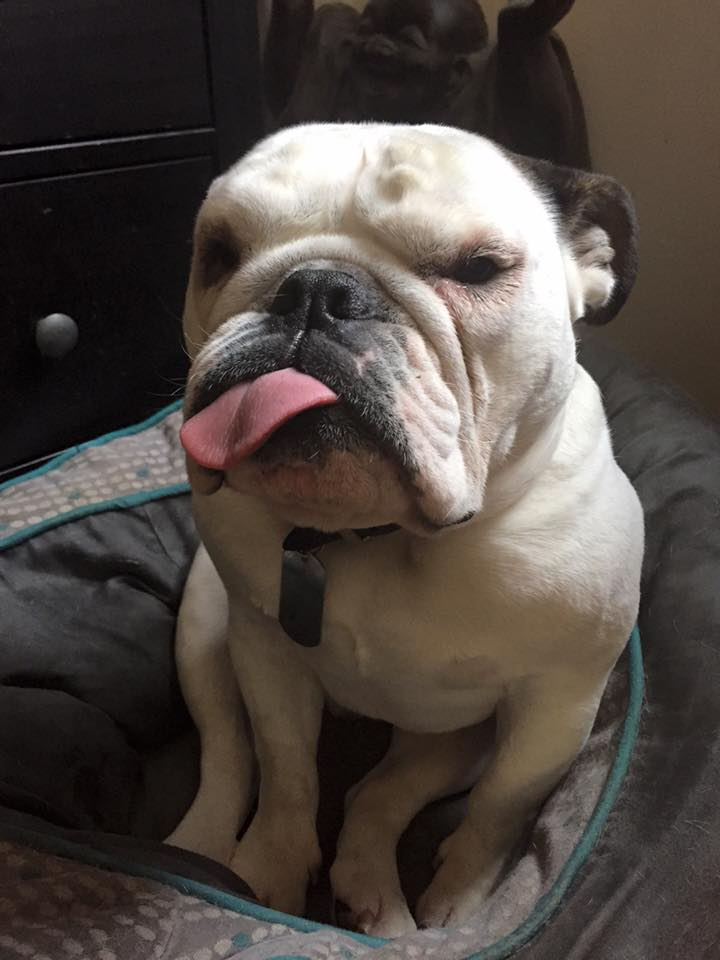
#> input picture flubba1.jpg, 720 x 960 px
$ python test.py
#> lines starting #> are read from the running program, lines starting #| are printed output that depends on the picture
import cv2 as cv

IMG = cv.imread('flubba1.jpg')
#> IMG is the input picture: shape (960, 720, 3); mean B, G, R 67.1, 72.5, 80.6

# do something to the image
# img[:,:,0] = 0

# save the image
SIZE = 500
REFLECTION = cv.copyMakeBorder(IMG, SIZE, SIZE, SIZE, SIZE, cv.BORDER_REFLECT_101)
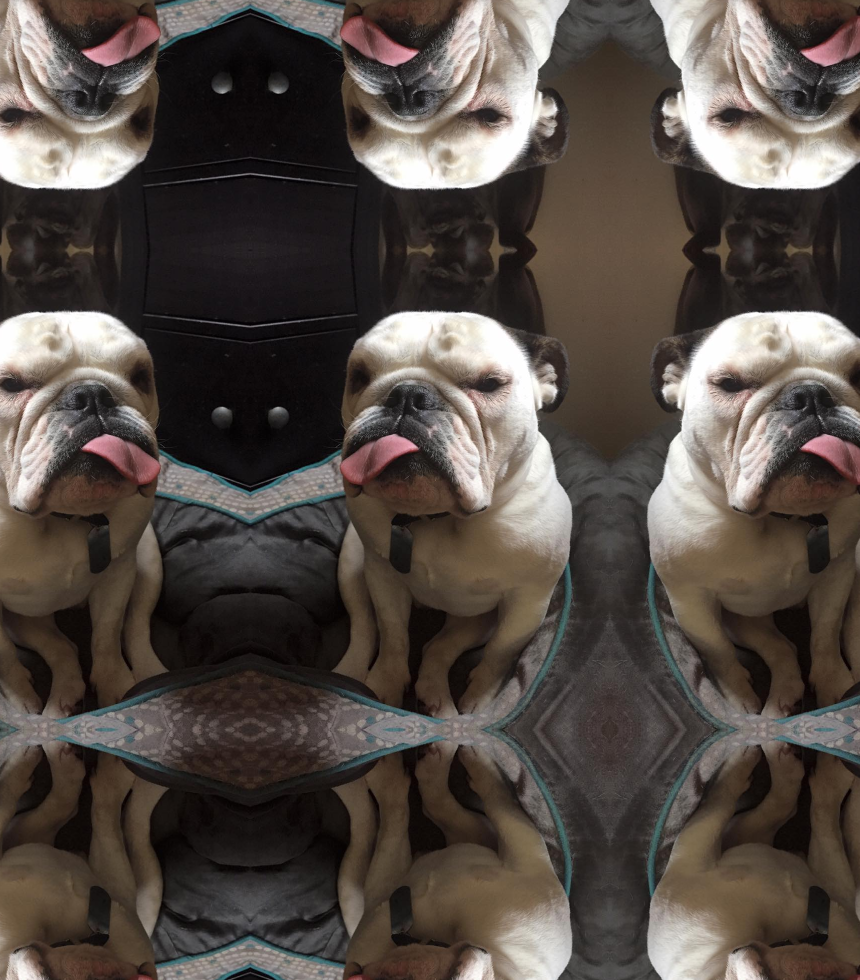
#> REFLECTION: shape (1960, 1720, 3) (shown at 1/2 size); mean B, G, R 69.3, 75.1, 83.8
cv.imwrite('flubba.out.jpg', REFLECTION)

$ run again, with flubba2.jpg copied over flubba1.jpg
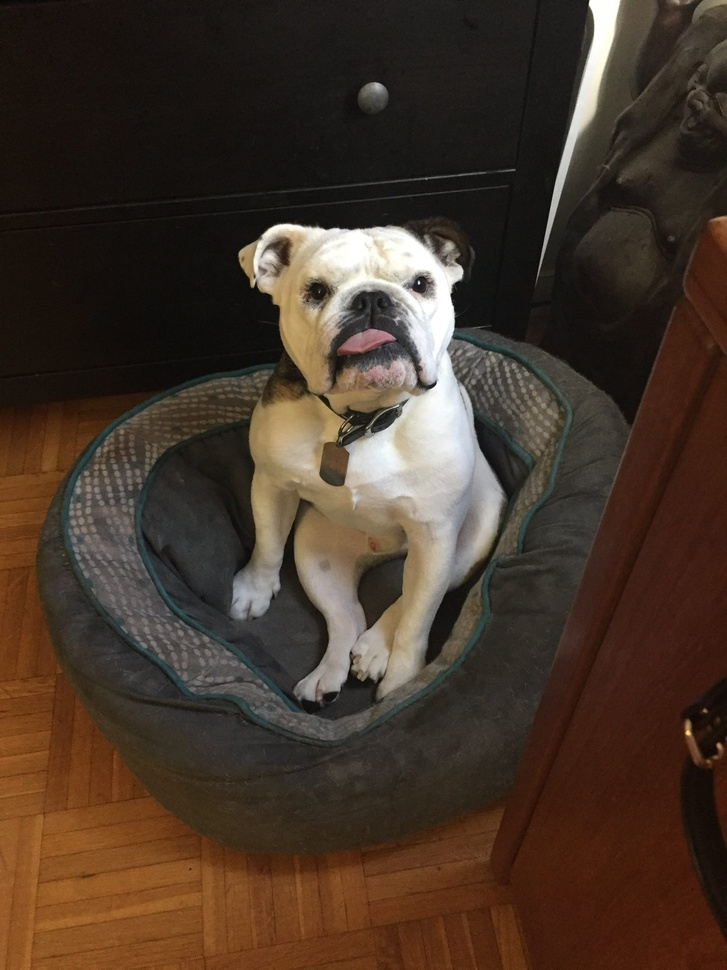
#> input picture flubba2.jpg, 727 x 970 px, shrunk from 1536 x 2048 before the run
#> IMG is the input picture: shape (970, 727, 3); mean B, G, R 42.1, 54.4, 70.2
#> `REFLECTION = cv.copyMakeBorder(IMG, SIZE, SIZE, SIZE, SIZE, cv.BORDER_..`:
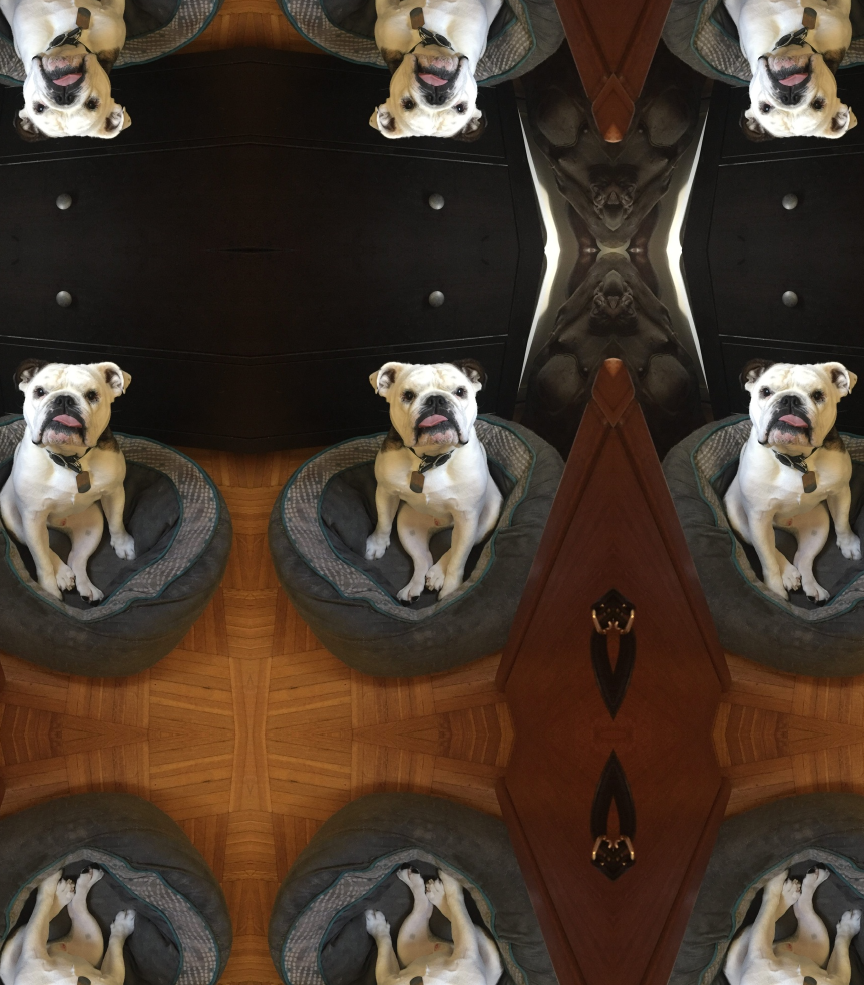
#> REFLECTION: shape (1970, 1727, 3) (shown at 1/2 size); mean B, G, R 46.2, 58.4, 73.4
